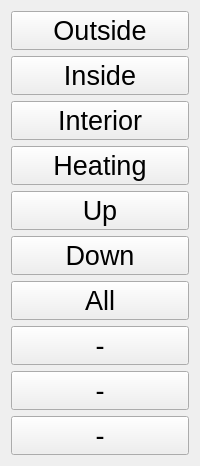
            <widget class="QWidget" name="page_3">
             <layout class="QVBoxLayout" name="verticalLayout_9">
              <item>
               <widget class="QPushButton" name="t1_3">
                <property name="font">
                 <font>
                  <pointsize>20</pointsize>
                 </font>
                </property>
                <property name="text">
                 <string>Outside</string>
                </property>
               </widget>
              </item>
              <item>
               <widget class="QPushButton" name="t2_3">
                <property name="font">
                 <font>
                  <pointsize>20</pointsize>
                 </font>
                </property>
                <property name="text">
                 <string>Inside</string>
                </property>
               </widget>
              </item>
              <item>
               <widget class="QPushButton" name="t3_3">
                <property name="font">
                 <font>
                  <pointsize>20</pointsize>
                 </font>
                </property>
                <property name="text">
                 <string>Interior</string>
                </property>
               </widget>
              </item>
              <item>
               <widget class="QPushButton" name="t4_3">
                <property name="font">
                 <font>
                  <pointsize>20</pointsize>
                 </font>
                </property>
                <property name="text">
                 <string>Heating</string>
                </property>
               </widget>
              </item>
              <item>
               <widget class="QPushButton" name="t5_3">
                <property name="font">
                 <font>
                  <pointsize>20</pointsize>
                 </font>
                </property>
                <property name="text">
                 <string>Up</string>
                </property>
               </widget>
              </item>
              <item>
               <widget class="QPushButton" name="t6_3">
                <property name="font">
                 <font>
                  <pointsize>20</pointsize>
                 </font>
                </property>
                <property name="text">
                 <string>Down</string>
                </property>
               </widget>
              </item>
              <item>
               <widget class="QPushButton" name="t7_3">
                <property name="font">
                 <font>
                  <pointsize>20</pointsize>
                 </font>
                </property>
                <property name="text">
                 <string>All</string>
                </property>
               </widget>
              </item>
              <item>
               <widget class="QPushButton" name="t8_3">
                <property name="font">
                 <font>
                  <pointsize>20</pointsize>
                 </font>
                </property>
                <property name="styleSheet">
                 <string notr="true"/>
                </property>
                <property name="text">
                 <string>-</string>
                </property>
               </widget>
              </item>
              <item>
               <widget class="QPushButton" name="t9_3">
                <property name="font">
                 <font>
                  <pointsize>20</pointsize>
                 </font>
                </property>
                <property name="text">
                 <string>-</string>
                </property>
               </widget>
              </item>
              <item>
               <widget class="QPushButton" name="t10_3">
                <property name="font">
                 <font>
                  <pointsize>20</pointsize>
                 </font>
                </property>
                <property name="text">
                 <string>-</string>
                </property>
               </widget>
              </item>
             </layout>
            </widget>
